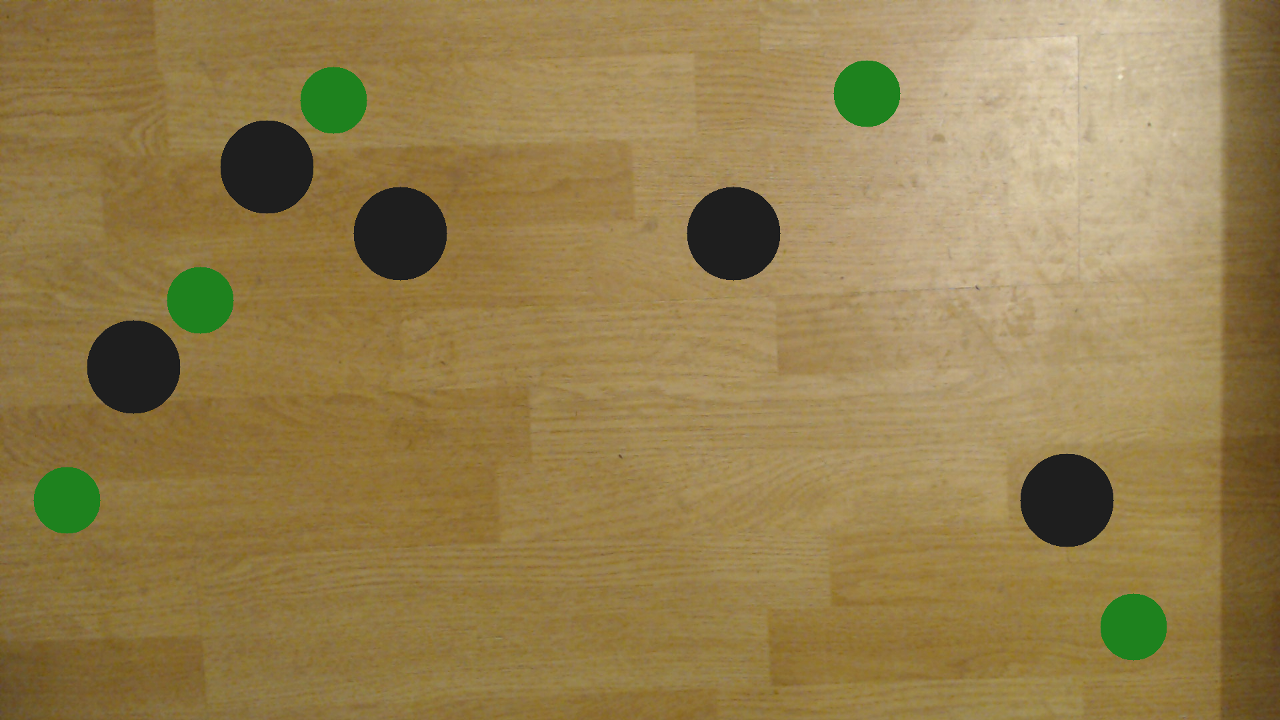
#> input picture Desktop/robotics-loti.05.010-18-19a-student-b87416/labs/lab06/sample02.tiff, 1280 x 720 px, given in place of the camera
$ python lab06_task2.py
#> lines starting #> are read from the running program, lines starting #| are printed output that depends on the picture; after the words box and inside, x2 and y2 are one past the last pixel; in counts of white or black regions, pixels touching at a corner belong together
import numpy as np
import cv2
from time import time

# open the camera
cap = cv2.VideoCapture(0)
lB = 0
lG = 0
lR = 131
hB = 41
hG = 255
hR = 255

cv2.namedWindow("Threshold")

kernel = np.ones((5,5),np.uint8)

def updateValue(new_value):
    global lB
    lB = new_value
    return

def updateValue2(new_value):
    global lG
    lG= new_value
    return

def updateValue3(new_value):
    global lR
    lR = new_value
    return

def updateValue4(new_value):
    global hB
    hB= new_value
    return

def updateValue5(new_value):
    global hG
    hG = new_value
    return

def updateValue6(new_value):
    global hR
    hR = new_value
    return

cv2.createTrackbar("low blue", 'Threshold', lB, 255, updateValue)
cv2.createTrackbar("low green", 'Threshold', lG, 255, updateValue2)
cv2.createTrackbar("low red", 'Threshold', lR, 255, updateValue3)
cv2.createTrackbar("high blue", 'Threshold', hB, 255, updateValue4)
cv2.createTrackbar("high green", 'Threshold', hG, 255, updateValue5)
cv2.createTrackbar("high red", 'Threshold', hR, 255, updateValue6)

tulem = ''
while True:
    start = time()
    ret, frame = cap.read()
#> frame is the input picture: shape (720, 1280, 3); mean B, G, R 77.2, 126.5, 148.6
    frame = cv2.resize(frame, (0,0), fx=0.5, fy=0.5)
#> frame: shape (360, 640, 3)
    #cv2.putText(frame, tulem, (5, 30), cv2.FONT_HERSHEY_SIMPLEX, 1, (0, 0, 255), 2)
    #cv2.imshow('Original', frame)

    lowerLimits = np.array([lB, lG, lR])
    upperLimits = np.array([hB, hG, hR])

    # Our operations on the frame come here
    thresholded = cv2.inRange(frame, lowerLimits, upperLimits)
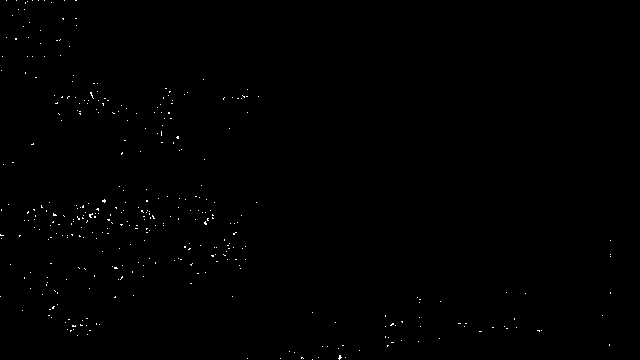
#> thresholded: shape (360, 640); 0.29% white in thin lines or dots
    outimage = cv2.bitwise_and(frame, frame, mask = thresholded)
    cv2.putText(outimage, tulem, (5, 30), cv2.FONT_HERSHEY_SIMPLEX, 1, (0, 0, 255), 2)

    cv2.imshow('Processed', thresholded)

    erosion = cv2.erode(thresholded,kernel,iterations = 1)
#> erosion: shape (360, 640); every value is 0
    cv2.putText(erosion, tulem, (5, 30), cv2.FONT_HERSHEY_SIMPLEX, 1, (0, 0, 255), 2)
    cv2.imshow('Blurred', erosion)

    dilation = cv2.dilate(thresholded,kernel,iterations = 1)
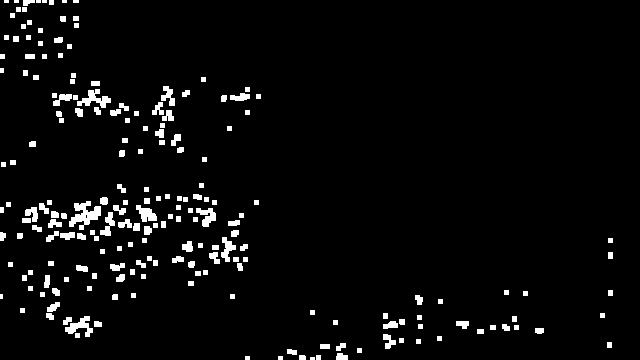
#> dilation: shape (360, 640); 4.1% white; 203 white regions (8 under 20 px), largest, box (x1, y1, x2, y2) and area: (69, 201, 101, 230) 463, (77, 89, 111, 108) 290, (65, 316, 93, 337) 263
    cv2.imshow('Dilation', dilation)
    closing = cv2.erode(dilation,kernel,iterations = 1)
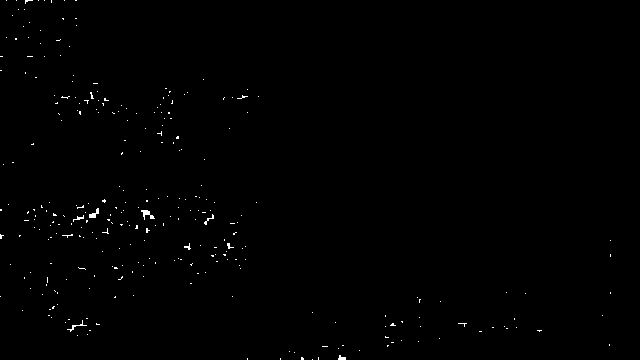
#> closing: shape (360, 640); 0.42% white in thin lines or dots
    cv2.imshow('closing', closing)


    lopp = time()
    tulem = str(round(1/(lopp - start), 2))
    # Quit the program when 'q' is pressed
    if cv2.waitKey(1) & 0xFF == ord('q'):
#> (key q is pressed here)
        break

# When everything done, release the capture
print('closing program')
cap.release()
cv2.destroyAllWindows()
